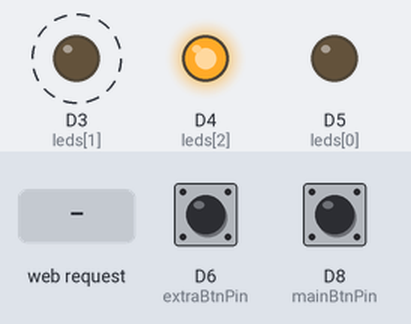
Simulated run of this sketch. Board: ESP8266 (NodeMCU). On the bench: output pins drawn as LEDs (lit = HIGH). Dashed ring = blinking. The inputs (shaded band) are chosen by the test bench; at power-on: D6 (extraBtnPin) HIGH, D8 (mainBtnPin) LOW. WiFi joins after 1.5 s; servers stay silent unless stated; what the sketch prints to the serial monitor is not drawn.

Above: at 2.05 s.
2.9 s: D6 (extraBtnPin) pulled LOW for 0.15 s
At 2.9 s:
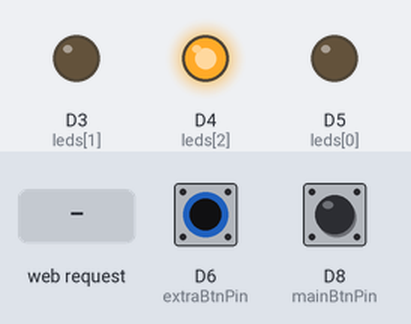
4.5 s: HTTP request GET /pause_both received
At 4.95 s:
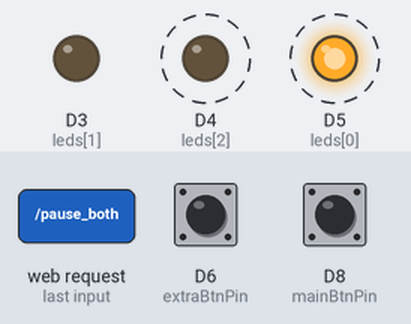
7.5 s: D8 (mainBtnPin) pulled HIGH for 0.15 s
10.5 s: D6 (extraBtnPin) pulled LOW for 1 s
At 11.2 s:
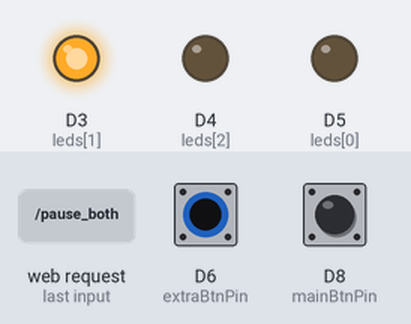
13.0 s: D6 (extraBtnPin) pulled LOW for 3.2 s
At 17.6 s:
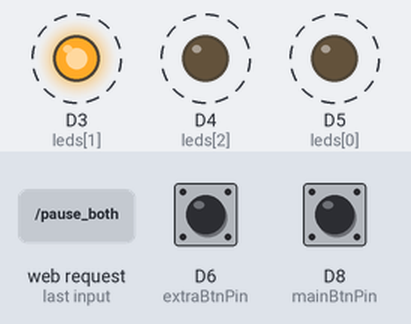
17.7 s: D6 (extraBtnPin) driven LOW and D8 (mainBtnPin) driven HIGH
At 18.4 s:
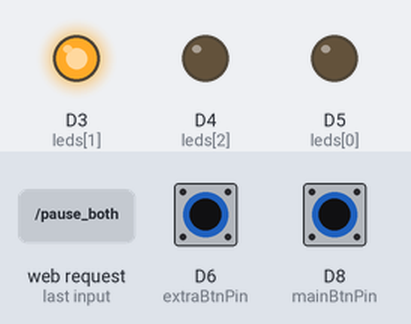
Timing chart, 0 to 20.2 s (numbered marks = the images above; inputs shaded):
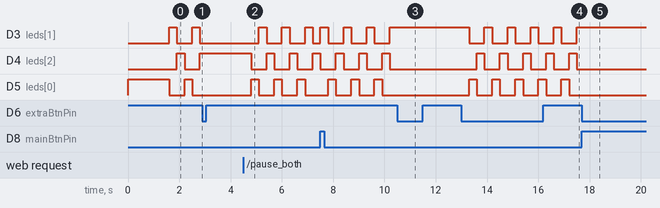

Measured:
- after the input at 2.9 s, D3 (leds[1]): stays LOW (without the input it goes to HIGH after 0.51 s); D4 (leds[2]): stays HIGH (without the input it goes to LOW after 0.21 s); D5 (leds[0]): stops changing and stays LOW
- after the input at 4.5 s, D3 (leds[1]): alternates HIGH for 0.30 s and LOW for 0.60 s, starting after 0.60 s; D4 (leds[2]), D5 (leds[0]): alternates HIGH for 0.30 s and LOW for 0.60 s, starting after 0.30 s
- after the input at 10.5 s, D3 (leds[1]): stops changing and stays HIGH; D4 (leds[2]), D5 (leds[0]): stops changing and stays LOW
- after the input at 13.0 s, D3 (leds[1]), D5 (leds[0]): alternates HIGH for 0.30 s and LOW for 0.60 s, starting after 0.30 s; D4 (leds[2]): alternates HIGH for 0.30 s and LOW for 0.60 s, starting after 0.60 s
- after the input at 17.7 s, D3 (leds[1]): stops changing and stays HIGH; D4 (leds[2]), D5 (leds[0]): stops changing and stays LOW
- by itself, D3 (leds[1]): alternates HIGH for 0.30 s and LOW for 0.60 s

The sketch:

ALINAP.ino
```cpp
#include <ESP8266WiFi.h>
#include <ESP8266WebServer.h>
#include <ESP8266HTTPClient.h>
#include <WiFiClient.h>

const char* ssid     = "ESP1_Alina";
const char* password = "12345678";

ESP8266WebServer server(80);

const int leds[] = {D5, D3, D4};
const int numLeds = 3;
const int mainBtnPin = D8;
const int extraBtnPin = D6;

int currentLed = 0;
bool reverseOrder = false;
bool isPaused = false;
uint32_t pauseStartTime = 0;
const uint32_t pauseDuration = 15000;

unsigned long lastUpdate = 0;
const int interval = 300;
unsigned long lastBtnTimeMain = 0;
unsigned long lastBtnTimeExtra = 0;
const int debounceDelay = 250;

bool lastMainState = LOW;
bool lastExtraState = HIGH;

const char MAIN_page[] PROGMEM = R"=====(
<!DOCTYPE html>
<html>
<head>
  <meta charset="UTF-8"><title>Laboratory Dashboard</title>
  <style>
    body { font-family: 'Segoe UI', sans-serif; background: #f0f2f5; text-align: center; padding: 20px; color: #333; }
    .container { display: flex; flex-wrap: wrap; justify-content: center; gap: 20px; margin-top: 20px; }
    .panel { background: white; padding: 25px; border-radius: 25px; box-shadow: 0 8px 25px rgba(0,0,0,0.1); width: 340px; }
    .led-box { background: #2d2d2d; padding: 20px; border-radius: 20px; display: flex; justify-content: center; gap: 15px; margin: 15px 0; }
    .led { width: 45px; height: 45px; border-radius: 50%; opacity: 0.15; transition: 0.1s; }
    .pink { background-color: #ff2d55; }
    .yellow { background-color: #ffcc00; }
    .active { opacity: 1; box-shadow: 0 0 20px currentColor; }
    .btn { width: 100%; padding: 14px; border: none; border-radius: 12px; font-weight: bold; cursor: pointer; margin-bottom: 10px; color: white; transition: 0.2s; font-size: 14px; }
    .btn-pink { background: #ff2d55; }
    .btn-yellow { background: #ffcc00; color: #333; }
    .btn-dark { background: #333; }
    .btn:active { transform: scale(0.97); }
    h2 { font-size: 18px; margin-bottom: 5px; color: #666; }
  </style>
</head>
<body>
  <h1>Laboratory Control Panel</h1>
  <div class="container">
    <div class="panel">
      <h2>LOCAL DEVICE (ESP №2)</h2>
      <div id="statusL">Running</div>
      <div id="dirL" style="font-weight: bold; margin-bottom: 10px;">Direction: →</div>
      <div class="led-box">
        <div id="l0" class="led pink"></div><div id="l1" class="led pink"></div><div id="l2" class="led pink"></div>
      </div>
      <button class="btn btn-pink" onclick="fetch('/rev_local')">REVERSE LOCAL (ESP2)</button>
      <button class="btn btn-dark" onclick="fetch('/pause_both')">PAUSE BOTH DEVICES</button>
    </div>

    <div class="panel">
      <h2>PARTNER DEVICE (ESP №1)</h2>
      <div id="statusP">Partner Status</div>
      <div id="dirP" style="font-weight: bold; margin-bottom: 10px;">Partner Direction: →</div>
      <div class="led-box">
        <div id="p0" class="led yellow"></div><div id="p1" class="led yellow"></div><div id="p2" class="led yellow"></div>
      </div>
      <button class="btn btn-yellow" onclick="fetch('http://192.168.4.1/p_stop_only')">PAUSE PARTNER (ESP1)</button>
      <button class="btn btn-dark" onclick="fetch('/pause_both')">PAUSE BOTH DEVICES</button>
    </div>
  </div>
  <script>
    let partnerLedIndex = 0;
    setInterval(() => {
      fetch('/status').then(r => r.json()).then(d => {
        // Оновлення локальної плати
        document.getElementById('statusL').innerText = d.paused ? "PAUSED ("+d.timeLeft+"s)" : "Running";
        document.getElementById('dirL').innerText = d.rev ? "Direction: ←" : "Direction: →";
        for(let i=0; i<3; i++) document.getElementById('l'+i).classList.toggle('active', d.currentLed == i);

        // Оновлення партнера з даних, які проксіює ESP2
        let p = d.partner;
        document.getElementById('statusP').innerText = p.paused ? "PAUSED ("+p.timeLeft+"s)" : "Running";
        document.getElementById('dirP').innerText = "Partner Direction: " + (d.rev ? "←" : "→");

        if(!p.paused) {
          if(!d.rev) partnerLedIndex = (partnerLedIndex + 1) % 3;
          else partnerLedIndex = (partnerLedIndex - 1 + 3) % 3;
        }
        for(let i=0; i<3; i++) document.getElementById('p'+i).classList.toggle('active', partnerLedIndex == i);

      }).catch(e => {
        document.getElementById('statusP').innerText = "Connection Error";
      });
    }, 400);
  </script>
</body>
</html>
)=====";

void setup() {
  Serial.begin(115200);
  Serial.println("");

  for (int i = 0; i < numLeds; i++) {
    pinMode(leds[i], OUTPUT);
    digitalWrite(leds[i], LOW);
  }
  digitalWrite(leds[currentLed], HIGH);
  pinMode(mainBtnPin, INPUT);
  pinMode(extraBtnPin, INPUT_PULLUP);

  WiFi.persistent(false);
  WiFi.mode(WIFI_STA);
  WiFi.setAutoConnect(true);
  WiFi.begin(ssid, password);

  while (WiFi.status() != WL_CONNECTED) {
    delay(200);
  }

  Serial.print("IP Address: ");
  Serial.println(WiFi.localIP());

  server.on("/", []() { server.send(200, "text/html", MAIN_page); });

  server.on("/rev_local", []() {
    reverseOrder = !reverseOrder;
    Serial.print('R');
    server.send(200, "text/plain", "OK");
  });

  server.on("/pause_both", []() {
    isPaused = !isPaused;
    if(isPaused) pauseStartTime = millis(); else lastUpdate = millis();
    Serial.print('S');
    server.send(200, "text/plain", "OK");
  });

  server.on("/p_stop_only", []() {
    Serial.print('S');
    server.send(200, "text/plain", "OK");
  });

  server.on("/status", []() {
    WiFiClient client;
    HTTPClient http;
    String partnerJson = "{\"paused\":false,\"timeLeft\":0}";

    if (http.begin(client, "http://192.168.4.1/status")) {
      int httpCode = http.GET();
      if (httpCode > 0) partnerJson = http.getString();
      http.end();
    }

    int timeLeft = isPaused ? (15000 - (millis() - pauseStartTime)) / 1000 : 0;
    if (timeLeft < 0) timeLeft = 0;

    String json = "{";
    json += "\"rev\":" + String(reverseOrder ? "true" : "false") + ",";
    json += "\"currentLed\":" + String(currentLed) + ",";
    json += "\"paused\":" + String(isPaused ? "true" : "false") + ",";
    json += "\"timeLeft\":" + String(timeLeft) + ",";
    json += "\"partner\":" + partnerJson;
    json += "}";

    server.send(200, "application/json", json);
  });

  server.begin();
}

void loop() {
  server.handleClient();
  unsigned long now = millis();

  if (Serial.available() > 0) {
    char incoming = Serial.read();
    if (incoming == 'R') reverseOrder = !reverseOrder;
    if (incoming == 'S') {
      isPaused = !isPaused;
      if(isPaused) pauseStartTime = now; else lastUpdate = now;
    }
  }

  bool extraR = digitalRead(extraBtnPin);
  if (extraR == LOW && lastExtraState == HIGH) {
    if (now - lastBtnTimeExtra > debounceDelay) {
      isPaused = !isPaused;
      if(isPaused) pauseStartTime = now; else lastUpdate = now;
      Serial.print('S');
      lastBtnTimeExtra = now;
    }
  }
  lastExtraState = extraR;

  bool mainR = digitalRead(mainBtnPin);
  if (mainR == HIGH && lastMainState == LOW) {
    if (now - lastBtnTimeMain > debounceDelay) {
      reverseOrder = !reverseOrder;
      Serial.print('R');
      lastBtnTimeMain = now;
    }
  }
  lastMainState = mainR;

  if (isPaused) {
    if (now - pauseStartTime >= pauseDuration) { isPaused = false; lastUpdate = now; }
    for (int i = 0; i < numLeds; i++) digitalWrite(leds[i], (i == currentLed) ? HIGH : LOW);
  } else {
    if (now - lastUpdate >= interval) {
      lastUpdate = now;
      for (int i = 0; i < numLeds; i++) digitalWrite(leds[i], LOW);
      if (!reverseOrder) currentLed = (currentLed + 1) % numLeds;
      else currentLed = (currentLed - 1 + numLeds) % numLeds;
      digitalWrite(leds[currentLed], HIGH);
    }
  }
  yield();
}
```
